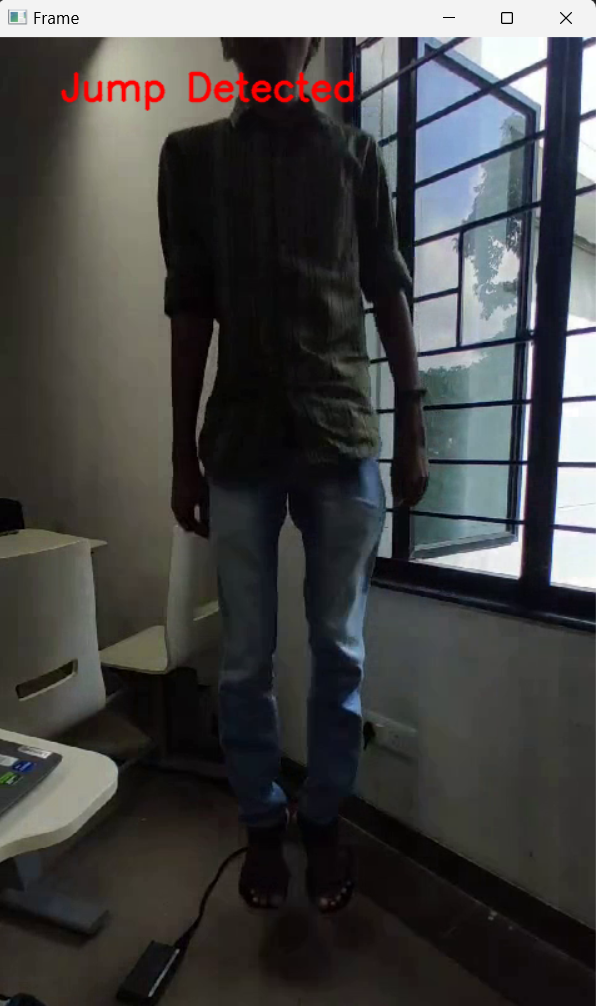
#> input picture image-1.png, 596 x 1006 px, given in place of rex.mp4, which was not available
$ python jumpdetection.py
#> lines starting #> are read from the running program, lines starting #| are printed output that depends on the picture; after the words box and inside, x2 and y2 are one past the last pixel; in counts of white or black regions, pixels touching at a corner belong together; pictures that were not available may be replaced by others from this repository, and a replacement may not be noted
import cv2
import numpy as np

# Function to detect jump using background subtraction
def detect_jump(frame, background):
    # Convert frame to grayscale
    gray = cv2.cvtColor(frame, cv2.COLOR_BGR2GRAY)

    # Apply background subtraction
    diff = cv2.absdiff(background, gray)

    # Apply threshold to highlight differences
    _, threshold = cv2.threshold(diff, 3, 1440, cv2.THRESH_BINARY)

    # Perform morphological operations to remove noise
    threshold = cv2.morphologyEx(threshold, cv2.MORPH_OPEN, kernel)
    threshold = cv2.dilate(threshold, None, iterations=2)

    # Find contours of the thresholded image
    contours, _ = cv2.findContours(threshold, cv2.RETR_EXTERNAL, cv2.CHAIN_APPROX_SIMPLE)

    # Initialize variables for tracking the lowest contour and its height
    lowest_contour = None
    lowest_height = float('inf')

    # Find the lowest contour representing the person's body
    for contour in contours:
        area = cv2.contourArea(contour)
        if area > 1000:  # Adjust the threshold as needed
            # Get bounding box of contour
            x, y, w, h = cv2.boundingRect(contour)

            # Update lowest contour if the current contour is lower than the previous lowest contour
            if y + h < lowest_height:
                lowest_contour = contour
                lowest_height = y + h

    # Check if the lowest contour is above a certain threshold from the bottom of the frame
    if lowest_contour is not None and lowest_height < frame.shape[0] - 200:  # Adjust the threshold as needed
        return True

    return False

# Open video capture
cap = cv2.VideoCapture("C:/Users/Pr/Desktop/rex.mp4") # Replace 'your_video.mp4' with the path to your video file

# Read the first frame to initialize background
_, background = cap.read()
#> background is the input picture: shape (1006, 596, 3); mean B, G, R 68, 68.4, 68.8
background = cv2.cvtColor(background, cv2.COLOR_BGR2GRAY)
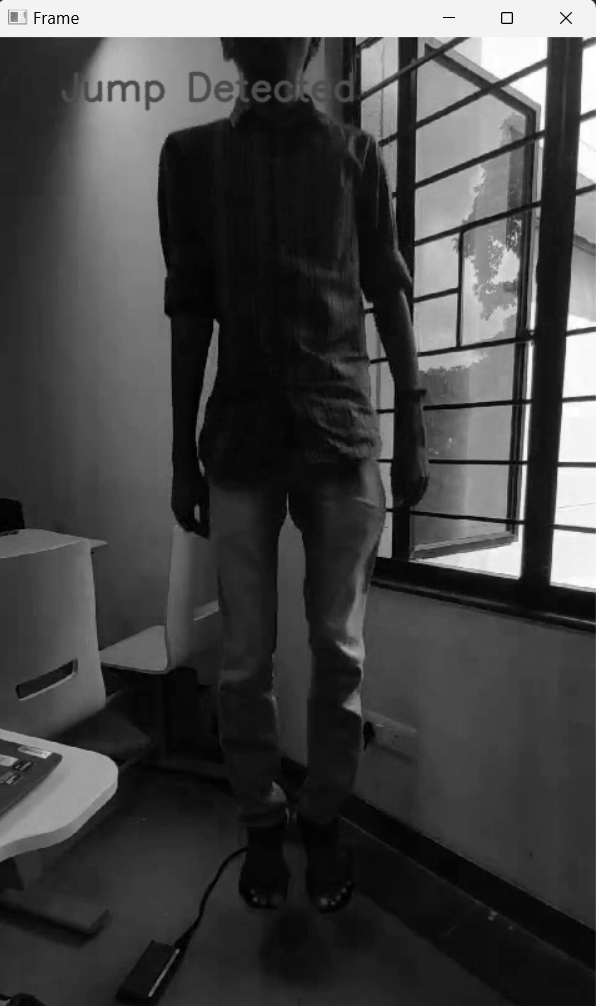
#> background: shape (1006, 596); min 0, max 255, mean 68.5

# Define kernel for morphological operations
kernel = np.ones((5, 5), np.uint8)

# Loop through frames
while cap.isOpened():
    ret, frame = cap.read()
    if not ret:
        break

    # Detect jumps using background subtraction
    jump = detect_jump(frame, background)
#> in detect_jump, `diff = cv2.absdiff(background, gray)`: diff: shape (1006, 596); every value is 0
#> in detect_jump, `contours, _ = cv2.findContours(threshold, cv2.RETR_EXTERNAL, cv2.CHAIN..`: contours = []
#> after the loop in detect_jump, `for contour in contours:`: lowest_height = inf
#> jump = False

    # Display result on the frame
    if jump:
        cv2.putText(frame, 'Jump not Detected', (50, 50), cv2.FONT_HERSHEY_SIMPLEX, 1, (0, 0, 255), 2, cv2.LINE_AA)
    else:
        cv2.putText(frame,"Jump Detected",(50, 50), cv2.FONT_HERSHEY_SIMPLEX, 1, (0, 0, 255), 2, cv2.LINE_AA)
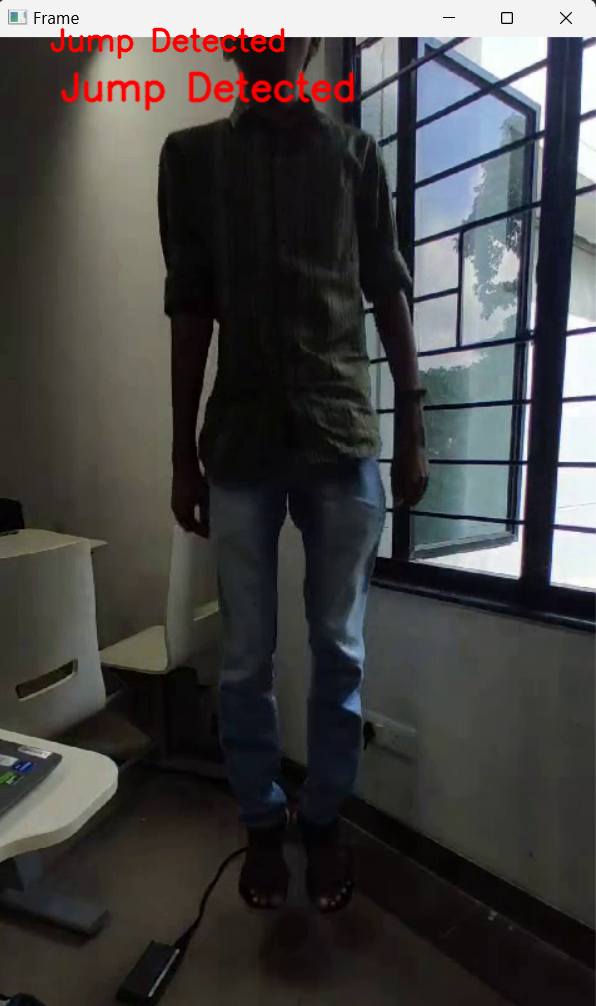
#> frame: shape (1006, 596, 3); 0.45% of pixels changed, all inside (x1, y1, x2, y2) = (50, 27, 285, 60)

    # Display frame
    cv2.imshow('Frame', frame)

    # Break the loop when 'q' is pressed
    if cv2.waitKey(1) & 0xFF == ord('q'):
#> (key q is pressed here)
        break

# Release video capture and close windows
cap.release()
cv2.destroyAllWindows()

$ run again, on image.png
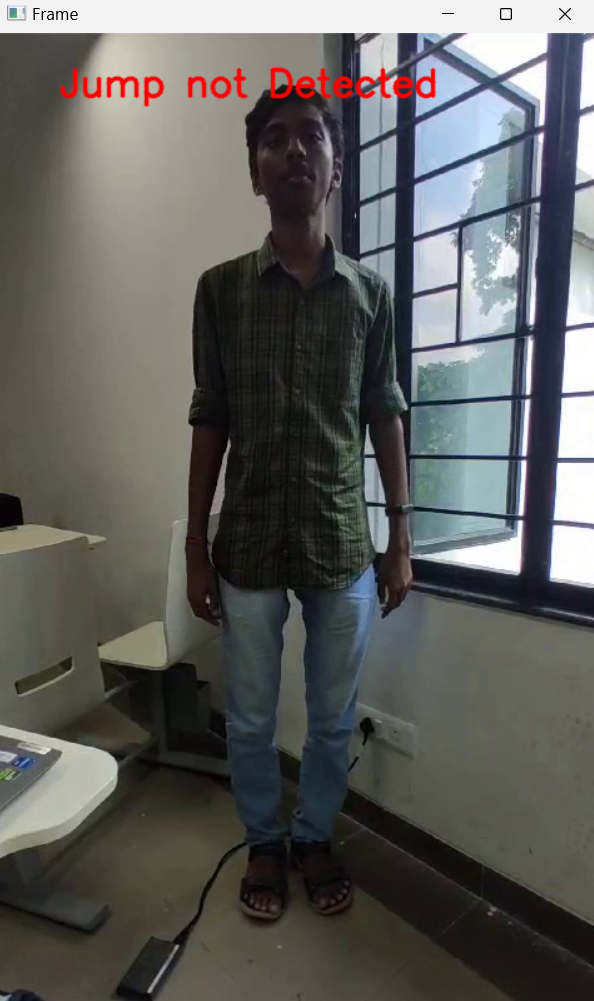
#> input picture image.png, 594 x 1001 px, given in place of rex.mp4, which was not available
#> background is the input picture: shape (1001, 594, 3); mean B, G, R 92.5, 94.9, 95
#> `background = cv2.cvtColor(background, cv2.COLOR_BGR2GRAY)`:
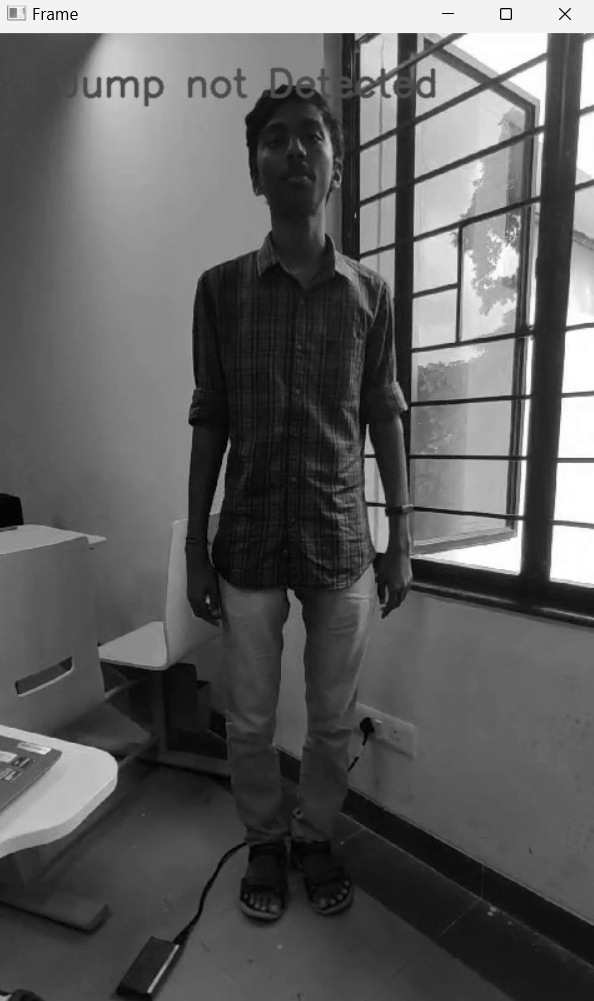
#> background: shape (1001, 594); min 0, max 255, mean 94.6
#> diff: shape (1001, 594); every value is 0
#> contours = []
#> after the loop in detect_jump, `for contour in contours:`: lowest_height = inf
#> jump = False
#> `cv2.putText(frame,"Jump Detected",(50, 50), cv2.FONT_HERSHEY_SIMPLEX, ..`:
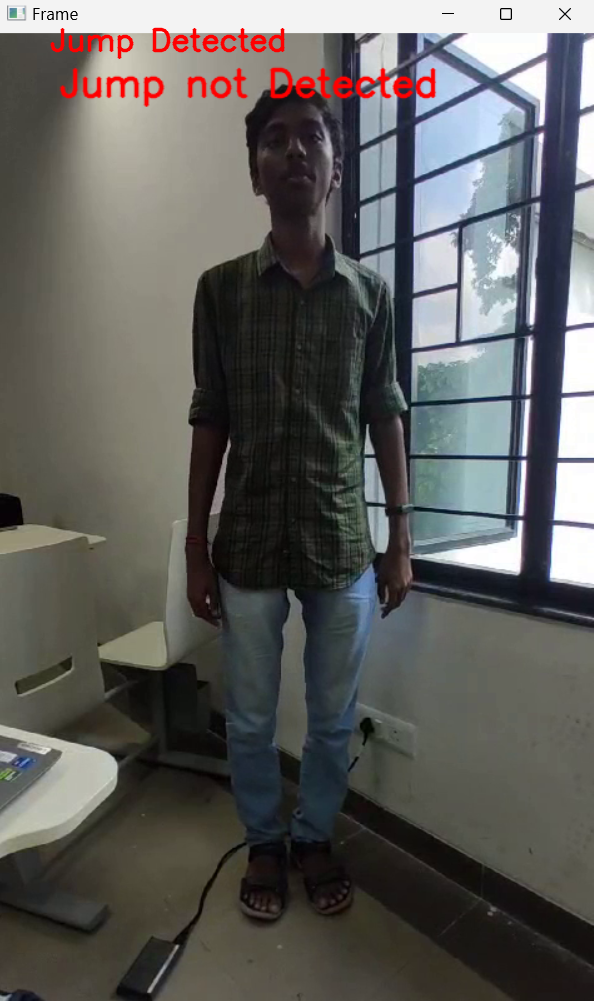
#> frame: shape (1001, 594, 3); 0.46% of pixels changed, all inside (x1, y1, x2, y2) = (50, 27, 285, 60)
